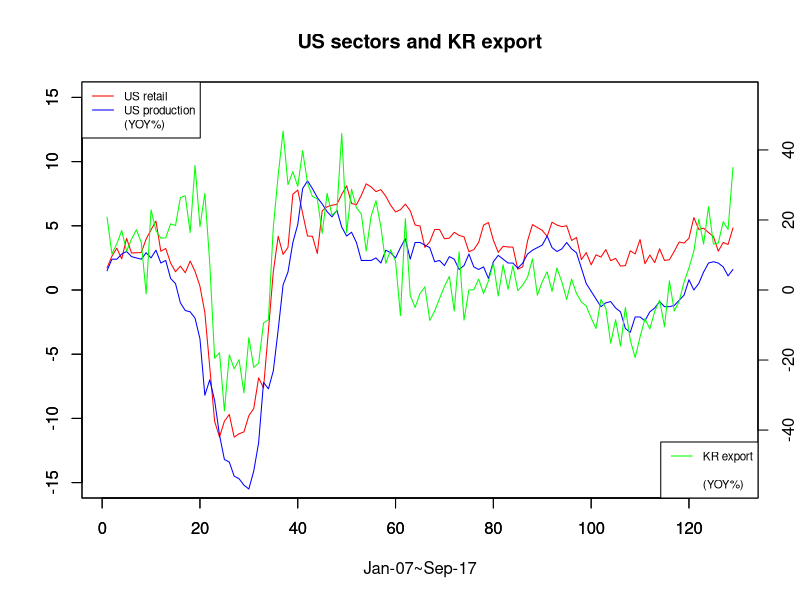
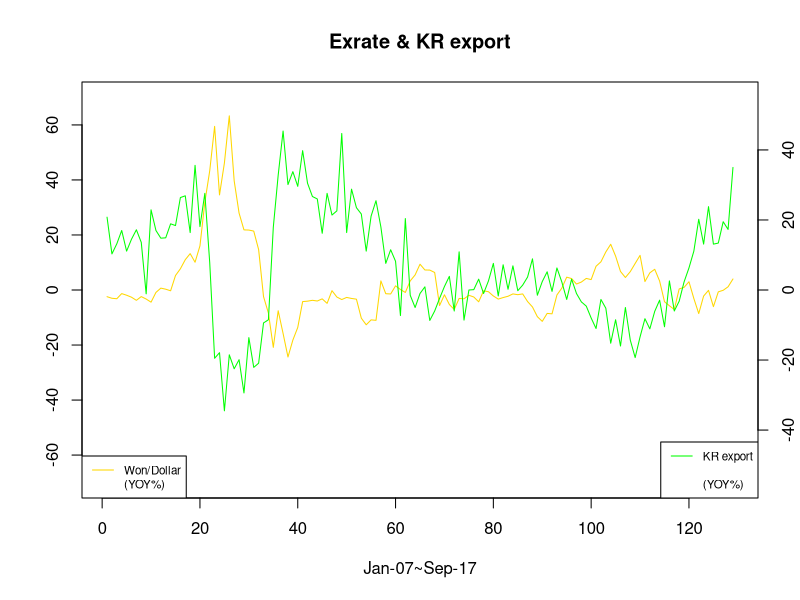

These figures' R source, in order: (Note: this script raises an error after producing the figures.)
## Constructing Data --------

data = read.csv("TS_projectData.csv",stringsAsFactors = F)
str(data)

data = data[,c(1,3,5,6,8,10)] # selected variable
str(data)
data1 = data[1:129,];tail(data1) # from 07.01 to 17.09

US_retail = data1$US_retail
US_product = data1$US_product
KR_export = data1$KR_export
KR_exportTo_US = data1$KR_export_to_US
#KR_CCI = data1$KR_CCI.
Won_Dollar = data1$Won.Dollar

## Plotting ----------
ts.plot(US_retail,col='red',gpars = list(ylab ="",ylim=c(-15,15),xlab=""))
par(new=T)
ts.plot(US_product,col='blue',gpars = list(ylab ="",ylim=c(-15,15)),xlab="")
#mtext("YOY%",side=2,line = 2,cex=0.7)
legend("topleft",legend= c("US retail","US production","(YOY%)"),col=(c("red","blue","black"))
       ,lty = c(1,1,0),cex = 0.7)
#legend("topleft",legend= c("US retail","(YOY%)"),col=(c("red","black")),lty = c(1,0),cex = 0.7)

par(new=T)
ts.plot(KR_export,col = "green", gpars = list(ylab ="",ylim=c(-55,55),xlab="Jan-07~Sep-17",axes=F))
axis(side=4)
#mtext("YOY%",side=4,line=0.3,cex=0.7)
legend("bottomright",legend= c("KR export"," ","(YOY%)"),lty = c(1,0,0),cex = 0.7,col = c("green"))
title("US sectors and KR export")

# Optional plot(KR export to US)
#par(new=T)
#ts.plot(KR_exportTo_US,col="gold",gpars=list(ylab="",ylim=c(-55,55),axes=F))
#legend("bottomright",legend = c("KR exoprt","exp to US","(YOY%)"),lty=c(1,1,0),cex=0.7,col = c("green","gold",1))
#axis(side=1)

## CCI to KR export
#ts.plot(KR_CCI,col='gold',gpars = list(ylab ="",ylim=c(-10,10)),xlab="")
#legend("topleft",legend= c("KR CCI","(YOY%)"),col=(c("gold","black")),lty = c(1,0),cex = 0.7)

## Won/Dollar
ts.plot(Won_Dollar,col='gold',gpars = list(ylab ="",ylim=c(-70,70)),xlab="")
legend("bottomleft",legend= c("Won/Dollar","(YOY%)"),col=(c("gold","black")),lty = c(1,0),cex = 0.7)
par(new=T)
ts.plot(KR_export,col = "green", gpars = list(ylab ="",ylim=c(-55,55),axes=F),xlab="Jan-07~Sep-17")
legend("bottomright",legend= c("KR export"," ","(YOY%)"),lty = c(1,0,0),cex = 0.7,col = c("green"))
axis(side=4)
title("Exrate & KR export")

## Variance fluctuation ---------
mean(US_retail)
var(US_retail)
mean(US_product)
var(US_product)
mean(KR_export)
var(KR_export)

## Testing -------
#Stationary check
library(tseries)
adf.test(US_retail) #non-stationary

adf.test(US_product) #stationary
kpss.test(US_product) # non-stationary for alpha = 0.10

adf.test(KR_export) #non-stationary
adf.test(KR_exportTo_US) #non-stationary

adf.test(KR_CCI)

#Independency check should be done for residuals
#Box.test(US_retail,lag = 1,type = "Ljung-Box") # auto correlation??
#Box.test(US_product,lag=1,type = "Ljung-Box")
#Box.test(KR_export,lag=1,type = "Ljung-Box")
#Box.test(KR_exportTo_US,lag=1,type = "Ljung-Box")

## decomposition?(But the data already seasonally adjusted!) --------
ts(data=US_retail,frequency = 12)
dUS_retail <- decompose(ts(data=US_retail,frequency = 12))
plot(dUS_retail)
adf.test(na.omit(dUS_retail$random))

ts(data=US_product,frequency = 12)
dUS_product <- decompose(ts(data=US_product,frequency = 12))
plot(dUS_product)
adf.test(na.omit(dUS_product$random))

ts(data=KR_export,frequency = 12)
dKR_export <- decompose(ts(data=KR_export,frequency = 12))
plot(dKR_export)
adf.test(na.omit(dKR_export$random))

ts(data=KR_exportTo_US,frequency = 12)
dKR_exportTo_US <- decompose(ts(data=KR_exportTo_US,frequency = 12))
plot(dKR_exportTo_US)
adf.test(na.omit(dKR_exportTo_US$random))

## 1st diff,n=128 ------
library(tseries)
US_retail1 = diff(US_retail)
adf.test(US_retail1)
US_product1 = diff(US_product)
adf.test(US_product1) # non-staionary
kpss.test(US_product1) # stationary
KR_export1 = diff(KR_export)
adf.test(KR_export1)
KR_exportTo_US1 = diff(KR_exportTo_US)
adf.test(KR_exportTo_US1)
KR_CCI1 = diff(KR_CCI)
adf.test(KR_CCI1)

library(forecast)
tsdisplay(US_retail1)
tsdisplay(US_product1)
tsdisplay(KR_export1)
tsdisplay(KR_exportTo_US1)

## cross correlation/ granger causality -----------
plot(ccf(US_retail1,US_product1),main = "US retail-US product")
plot(ccf(US_product1,KR_export1),main = "US product-KR export")
plot(ccf(US_retail1,KR_export1),main = "US retail -KR export")
plot(ccf(KR_export1,KR_exportTo_US1),main = "KR export - KR export to US")

library(lmtest)
#Veryfying connection link US retail -> US product -> KR export
grangertest(US_retail1~US_product1)
grangertest(US_product1~US_retail1) # significant US retail -> US product
grangertest(KR_export1~US_product1) # significant US product -> KR export

grangertest(KR_export1~US_retail1,order = 12) # significant US retail -> KR export
grangertest(US_retail1~KR_export1,order=12) # not significant KR export -> US retail

## Suprisingly, there' no granger cause btw KR_export1 & KR_exportTo_US1
#grangertest(KR_exportTo_US1~KR_export1)
#grangertest(KR_export1~KR_exportTo_US1) 

## Try to prove path btw US_retail1 -> US_product1 -> KR_exportTo_US1 but...
grangertest(KR_exportTo_US1~US_product1) #not significant, we losing connecting link
grangertest(KR_exportTo_US1~US_retail1) #significant US retail -> KR export to US

## CCI & export
grangertest(KR_CCI1~KR_export1)
grangertest(KR_export1~KR_CCI1) # not signifcant ....

## Exrate
adf.test(Won_Dollar1)
Won_Dollar1 = diff(Won_Dollar)
grangertest(Won_Dollar1~KR_export1,order=3)
grangertest(KR_export1~Won_Dollar1,order=4)

## AR model ------
ar(US_retail1,method = "ols")
ar(US_product1,method = "ols")
ar(KR_export1,method = "ols")

## ARIMA model ---------

library(forecast)
aUS_retail = auto.arima(US_retail[1:118],seasonal = F,max.p = 12)
aUS_retail = auto.arima(US_retail,seasonal = F,max.p = 12)
#summary(aUS_retail)
#tsdiag(aUS_retail)
#ts.plot(predict(aUS_retail,n.ahead = 10)$pred)
#accuracy(aUS_retail)
#aUS_product = auto.arima(US_product,seasonal = F,max.p = 12)
#summary(aUS_product)
#tsdiag(aUS_product)
#ts.plot(predict(aUS_product,n.ahead = 10)$pred)
#accuracy(aUS_product)

par(mfrow=c(1,2))
acf(KR_export);pacf(KR_export)
aKR_export = auto.arima(KR_export[1:118])
summary(aKR_export)
tsdiag(aKR_export)
ts.plot(predict(aKR_export,n.ahead = 12)$pred,ylab="",xlab="Oct-16 ~ Sep-17")
title("Forcasting KR export")
mtext("(%)",side=2,cex = 0.6,padj = 0,adj=1,line = 2)
accuracy(aKR_export)


## ARIMAX --------
xKR_export = auto.arima(KR_export[1:118],xreg = US_retail[1:118])
xKR_export = auto.arima(KR_export,xreg = US_retail,seasonal =F)
summary(xKR_export)
tsdiag(xKR_export)
ts.plot(predict(xKR_export,newxreg = predict(aUS_retail,n.ahead = 12)$pred 
                ,n.ahead = 12)$pred,ylab="",xlab="Oct-16 ~ Sep-17")
ts.plot(predict(xKR_export,newxreg = US_retail[118:129]
                ,n.ahead = 12)$pred,ylab="",xlab="Oct-16 ~ Sep-17")
title("Forcasting KR export with US retail")
mtext("(%)",side=2,cex = 0.6,padj = 0,adj=1,line = 2)
accuracy(xKR_export)

xKR_export2 = auto.arima(KR_export,xreg = KR_CCI)
summary(xKR_export2)
#tsdiag(xKR_export2)
aKR_CCI = auto.arima(KR_CCI)
#ts.plot(predict(xKR_export2,newxreg = predict(aKR_CCI,n.ahead = 12)$pred ,n.ahead = 12)$pred)
#accuracy(xKR_export2)

xKR_export3 = auto.arima(KR_export[1:118],xreg=Won_Dollar[1:118])
summary(xKR_export3)
aWon_Dollar = auto.arima(Won_Dollar[1:118])
ts.plot(predict(xKR_export3,newxreg = predict(aWon_Dollar,n.ahead = 12)$pred ,n.ahead = 12)$pred)


